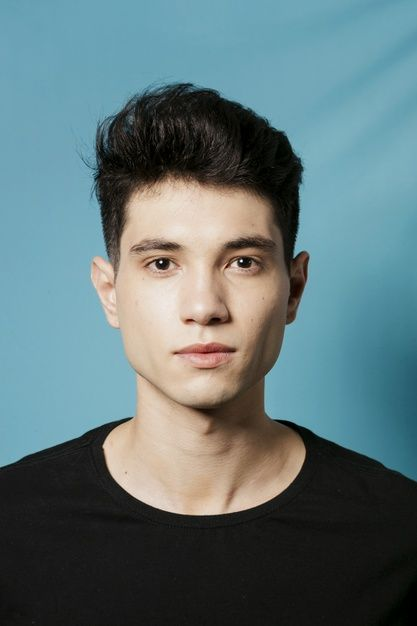
#> input picture data/images/face2.jpg, 417 x 626 px
$ python face_detection.py
#> lines starting #> are read from the running program, lines starting #| are printed output that depends on the picture; after the words box and inside, x2 and y2 are one past the last pixel; in counts of white or black regions, pixels touching at a corner belong together
import cv2

def detect_face(image_path):
#> called with image_path = 'data/images/face2.jpg'
    face_detector = cv2.CascadeClassifier(cv2.data.haarcascades + 'haarcascade_frontalface_default.xml')

    image = cv2.imread(image_path)
#> image is the input picture: shape (626, 417, 3); mean B, G, R 120.1, 117.2, 95.9
    gray_image = cv2.cvtColor(image, cv2.COLOR_BGR2GRAY)
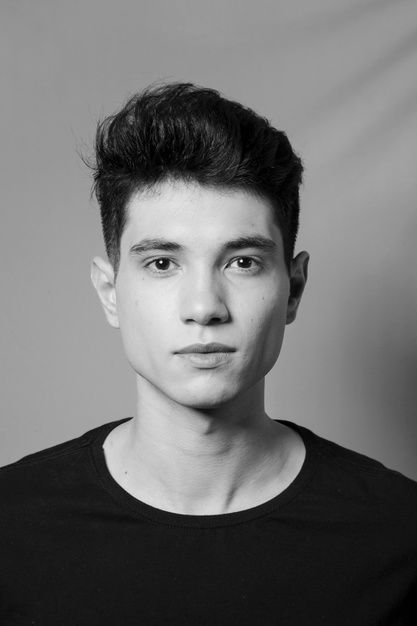
#> gray_image: shape (626, 417); min 0, max 254, mean 111.2

    detected_faces = face_detector.detectMultiScale(gray_image, 1.3, 5)
#> detected_faces = [[95, 179, 216, 216]]

    for (x, y, w, h) in detected_faces:
        cv2.rectangle(image, (x, y), (x+w, y+h), (255, 0, 0), 2)
#> this loop made 1 pass
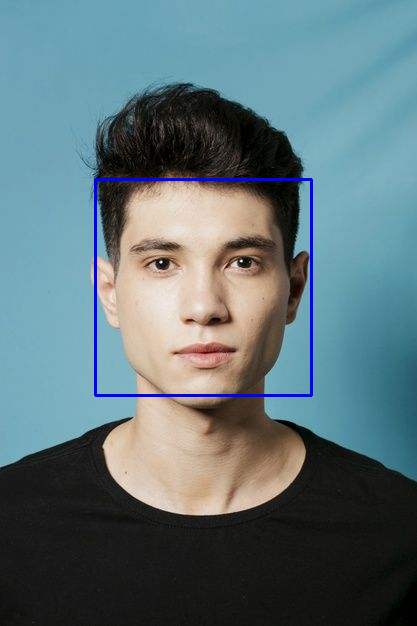
#> image: shape (626, 417, 3); 0.99% of pixels changed, all inside (x1, y1, x2, y2) = (94, 178, 313, 397)

    cv2.imshow('Detected Faces', image)
    cv2.waitKey(0)
    cv2.destroyAllWindows()

#Example
detect_face('data/images/face2.jpg')
detect_face('data/images/face.jpg')
#> call 2 of detect_face, with image_path = 'data/images/face.jpg'
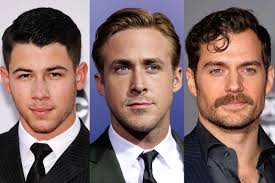
#> input picture data/images/face.jpg, 275 x 183 px
#> in detect_face, image is the input picture: shape (183, 275, 3); mean B, G, R 104.3, 107.6, 132.3
#> in detect_face (call 2), `gray_image = cv2.cvtColor(image, cv2.COLOR_BGR2GRAY)`:
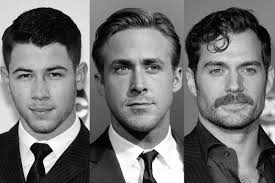
#> gray_image: shape (183, 275); min 0, max 255, mean 114.6
#> in detect_face (call 2), `detected_faces = face_detector.detectMultiScale(gray_image, 1.3, 5)`: detected_faces = [[91, 29, 95, 95], [5, 48, 72, 72], [192, 39, 80, 80]]
#> the loop in detect_face (call 2), `for (x, y, w, h) in detected_faces:` made 3 passes
#> after the loop in detect_face (call 2), `for (x, y, w, h) in detected_faces:`:
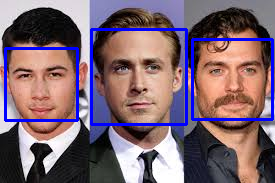
#> image: shape (183, 275, 3); 5.87% of pixels changed, all inside (x1, y1, x2, y2) = (4, 28, 274, 126)
